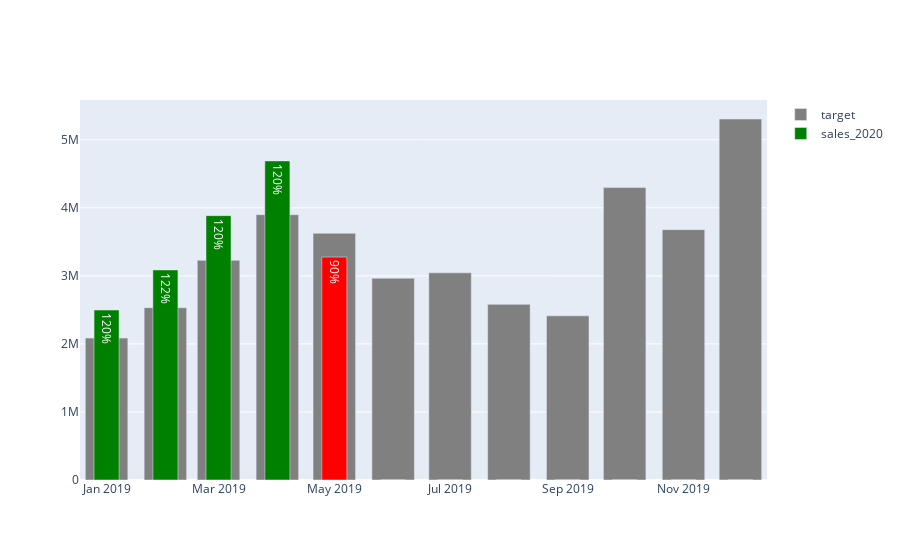

Notebook code for this chart:
### Markdown cell above
- [ ] cumsum
- [ ] réfléchir au design

### Code cell
daily_sales = sales.groupby('Date').sum()
monthly_sales = daily_sales.resample('MS').sum()
percents = monthly_sales[metric] / monthly_sales[target]

# plot
fig = go.Figure([
    go.Bar(
        name = 'target', 
        x = monthly_sales.index, 
        y = monthly_sales[target], 
        marker_color='grey'
    ),
    go.Bar(
        name = metric, 
        x = monthly_sales.index, 
        y = monthly_sales[metric],
        text = percents,
        marker_color = red_or_green(percents),
        width = 0.6 *(1000*3600*24*22)
    )
])
fig.update_traces(texttemplate='%{text:.0%}', textposition='auto', selector=dict(name=metric))
fig.update_layout(uniformtext_minsize=8, uniformtext_mode='hide', barmode='overlay')

### Figure 1 — Plotly figure (JSON) as saved in the notebook; plotly's stock layout.template omitted (floating-point values rounded to 4 significant figures)
{"data": [{"marker": {"color": "grey"}, "name": "target", "type": "bar", "x": ["2019-01-01T00:00:00", "2019-02-01T00:00:00", "2019-03-01T00:00:00", "2019-04-01T00:00:00", "2019-05-01T00:00:00", "2019-06-01T00:00:00", "2019-07-01T00:00:00", "2019-08-01T00:00:00", "2019-09-01T00:00:00", "2019-10-01T00:00:00", "2019-11-01T00:00:00", "2019-12-01T00:00:00"], "y": [2086000.0, 2532000.0, 3228000.0, 3899000.0, 3625000.0, 2964000.0, 3045000.0, 2581000.0, 2412000.0, 4297000.0, 3680000.0, 5305000.0]}, {"marker": {"color": ["green", "green", "green", "green", "red", "red", "red", "red", "red", "red", "red", "red"]}, "name": "sales_2020", "text": [1.198, 1.219, 1.203, 1.203, 0.9037, 0, 0, 0, 0, 0, 0, 0], "textposition": "auto", "texttemplate": "%{text:.0%}", "type": "bar", "width": 1140480000, "x": ["2019-01-01T00:00:00", "2019-02-01T00:00:00", "2019-03-01T00:00:00", "2019-04-01T00:00:00", "2019-05-01T00:00:00", "2019-06-01T00:00:00", "2019-07-01T00:00:00", "2019-08-01T00:00:00", "2019-09-01T00:00:00", "2019-10-01T00:00:00", "2019-11-01T00:00:00", "2019-12-01T00:00:00"], "y": [2498000.0, 3087000.0, 3885000.0, 4689000.0, 3276000.0, 0, 0, 0, 0, 0, 0, 0]}], "layout": {"barmode": "overlay", "uniformtext": {"minsize": 8, "mode": "hide"}}}
